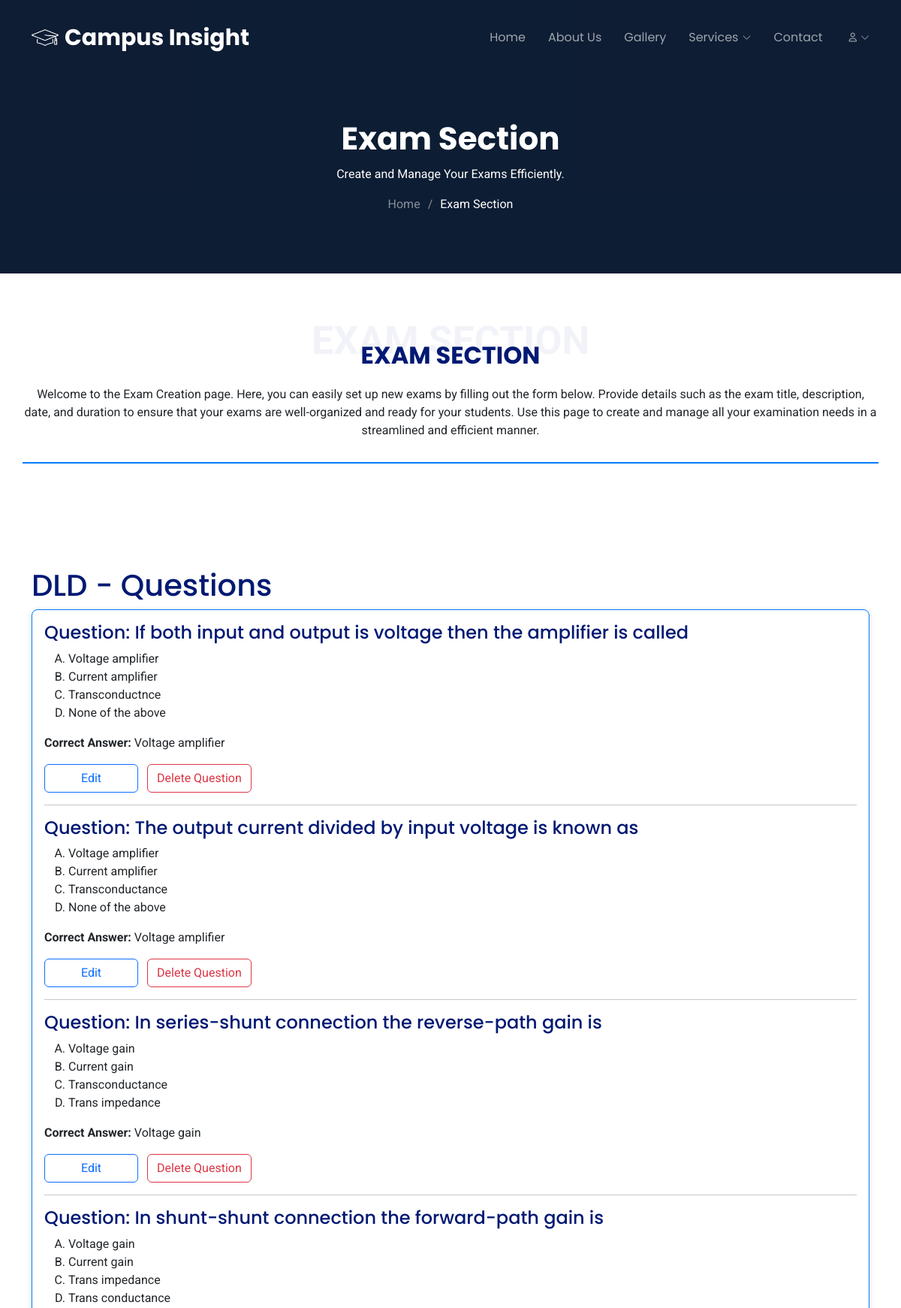
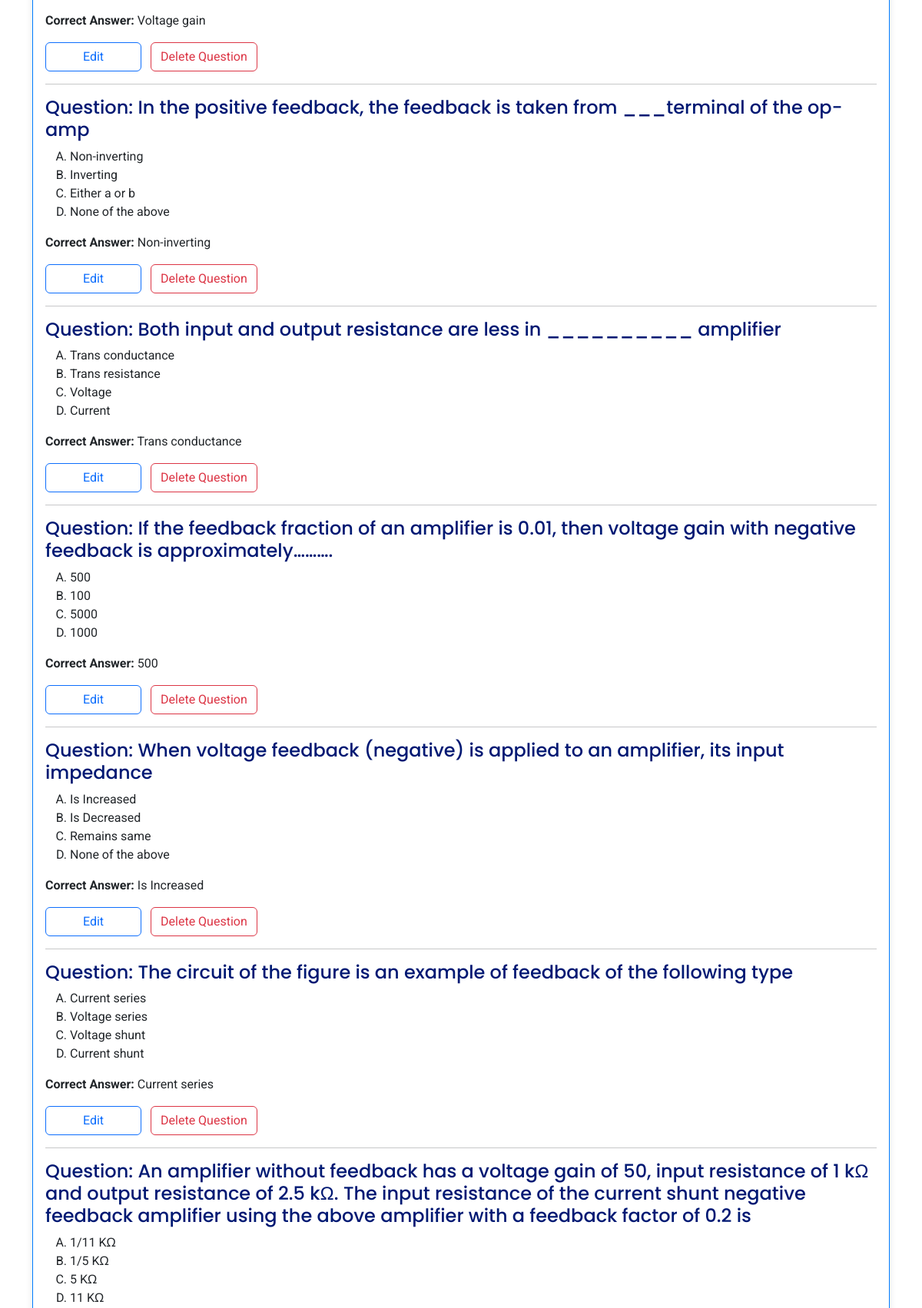
The app's page /exam/23/edit/ (signed in, upper part) with its own data (2 pictures, top to bottom).
### CampusInsight/models.py (models this page shows, shortened)
class Exam(models.Model):
    title = models.CharField(max_length=255)
    description = models.TextField()
    docx_file = models.FileField(upload_to='exams/', null=True, blank=True)  # Optional field
    date = models.DateField(default=timezone.now)  # Date of the exam
    start_time = models.TimeField()  # Start time of the exam
    duration = models.DurationField(default=timedelta())  # Default duration of 0:00:00

class Question(models.Model):
    exam = models.ForeignKey(Exam, on_delete=models.CASCADE, related_name='questions')
    question_text = models.TextField()
    option1 = models.CharField(max_length=255)
    option2 = models.CharField(max_length=255)
    option3 = models.CharField(max_length=255)
    option4 = models.CharField(max_length=255)
    correct_option = models.CharField(max_length=255)  # This will store the correct answer

### CampusInsight/views.py (the view)
# urls.py: path('exam/<int:exam_id>/edit/', views.edit_question, name='edit_question'),
@login_required
def edit_question(request, exam_id):
    exam = get_object_or_404(Exam, id=exam_id)
    questions = Question.objects.filter(exam=exam)
    context = {
        'exam': exam,
        'questions': questions,
    }
    return render(request, 'edit_questions.html', context)

### templates/edit_questions.html (shortened to what this page needs)
{% load static %}
<!DOCTYPE html>
<html lang="en">
  <head>
    <link
      href="{% static 'vendor/bootstrap/css/bootstrap.min.css' %}"
      rel="stylesheet"
    />
    <link
      href="{% static 'vendor/bootstrap-icons/bootstrap-icons.css' %}"
      rel="stylesheet"
    />
    <link href="{% static 'vendor/aos/aos.css' %}" rel="stylesheet" />
    <link
      href="{% static 'vendor/fontawesome-free/css/all.min.css' %}"
      rel="stylesheet"
    />
    <link
      href="{% static 'vendor/glightbox/css/glightbox.min.css' %}"
      rel="stylesheet"
    />
    <link href="{% static 'css/dashboard.css' %}" rel="stylesheet" />
  </head>
  <body class="index-page">
    {% include 'navbar.html' %}
    <main class="main">
      <div class="page-title dark-background" data-aos="fade">
        <div class="container position-relative">
          <h1>Exam Section</h1>
          <p>Create and Manage Your Exams Efficiently.</p>
          <nav class="breadcrumbs">
            <ol>
              <li><a href="{% url 'home' %}">Home</a></li>
              <li class="current">Exam Section</li>
            </ol>
          </nav>
        </div>
      </div>
      <section id="starter-section" class="starter-section section">
        <div class="container section-title" data-aos="fade-up">
          <span>Exam Section<br /></span>
          <h2>Exam Section</h2>
          <p>
            Welcome to the Exam Creation page. Here, you can easily set up new
            exams by filling out the form below. Provide details such as the
            exam title, description, date, and duration to ensure that your
            exams are well-organized and ready for your students. Use this page
            to create and manage all your examination needs in a streamlined and
            efficient manner.
          </p>
        </div>
      </section>
      <div class="container my-5">
        <h1>{{ exam.title }} - Questions</h1>
        <div class="card">
          <div class="card-body">
            {% for question in questions %}
            <div class="question" id="question-{{ question.id }}">
              <h4>
                Question:
                <span class="question-text">{{ question.question_text }}</span>
              </h4>
              <ol type="A">
                <li>
                  <span class="option-text">{{ question.option1 }}</span>
                </li>
                <li>
                  <span class="option-text">{{ question.option2 }}</span>
                </li>
                <li>
                  <span class="option-text">{{ question.option3 }}</span>
                </li>
                <li>
                  <span class="option-text">{{ question.option4 }}</span>
                </li>
              </ol>
              <p>
                <strong>Correct Answer:</strong>
                <span class="correct-answer-text">{{ question.correct_option }}</span>
              </p>
              <button
                class="btn btn-outline-primary edit-button px-5"
                onclick="editQuestion({{ question.id }})"
              >
                Edit
              </button>
              <button
                class="btn btn-outline-danger mx-2"
                onclick="deleteQuestion({{ question.id }})"
              >
                Delete Question
              </button>
              <hr />
            </div>
            {% endfor %}
          </div>
        </div>
      </div>
    </main>
  </body>
</html>

### templates/navbar.html (shortened to what this page needs)
{% load static %}
<header id="header" class="header d-flex align-items-center fixed-top">
  <div
    class="container-fluid container-xl position-relative d-flex align-items-center"
  >
    <a href="{% url 'home' %}" class="logo d-flex align-items-center me-auto">
      <img
        src="{% static 'images/white_1321045.png' %}"
        alt="Campus Insight Logo"
      />
      <h1 class="sitename">Campus Insight</h1>
    </a>
    <nav id="navmenu" class="navmenu">
      <ul>
        <li>
          <a
            href="{% url 'home' %}"
            class="{% if request.path == '/' %}active{% endif %}"
            >Home</a
          >
        </li>
        <li>
          <a
            href="{% url 'about' %}"
            class="{% if request.path == '/about/' %}active{% endif %}"
            >About Us</a
          >
        </li>
        {% if request.user.is_authenticated %}
        <li>
          <a
            href="{% url 'gallery' %}"
            class="{% if request.path == '/gallery/' %}active{% endif %}"
            >Gallery</a
          >
        </li>
        <li class="dropdown">
          <a
            href="#"
            class="{% if request.path == '/events/' %}active{% elif request.path == '/activities/' %}active{% elif request.path == '/terms/' %}active{% endif %}"
            ><span>Services</span>
            <i class="bi bi-chevron-down toggle-dropdown"></i
          ></a>
        </li>
        <li>
          <a
            href="{% url 'contact' %}"
            class="{% if request.path == '/contact/' %}active{% endif %}"
            >Contact</a
          >
        </li>
        <li class="dropdown">
          <a
            href="{% url 'profile'%}"
            class="{% if request.path == '/profile/' %}active{% elif request.path == '/dashboard/' %}active{% elif request.path == '/EduProctor/' %}active{% endif %}"
            ><i class="fa-regular fa-user"></i>
            <i class="bi bi-chevron-down toggle-dropdown"></i
          ></a>
        </li>
        {% endif %}
      </ul>
    </nav>
  </div>
</header>

### records on screen
Exam: title "DLD"
Question: question_text "If both input and output is voltage then the amplifier is called", option1 "Voltage amplifier", option2 "Current amplifier", option3 "Transconductnce", option4 "None of the above", correct_option "Voltage amplifier"
Question: question_text "The output current divided by input voltage is known as", option1 "Voltage amplifier", option2 "Current amplifier", option3 "Transconductance", option4 "None of the above", correct_option "Voltage amplifier"
Question: question_text "In series-shunt connection the reverse-path gain is", option1 "Voltage gain", option2 "Current gain", option3 "Transconductance", option4 "Trans impedance", correct_option "Voltage gain"
Question: question_text "In shunt-shunt connection the forward-path gain is", option1 "Voltage gain", option2 "Current gain", option3 "Trans impedance", option4 "Trans conductance", correct_option "Voltage gain"
Question: question_text "In the positive feedback, the feedback is taken from ___terminal of the op-amp", option1 "Non-inverting", option2 "Inverting", option3 "Either a or b", option4 "None of the above", correct_option "Non-inverting"
Question: question_text "Both input and output resistance are less in __________ amplifier", option1 "Trans conductance", option2 "Trans resistance", option3 "Voltage", option4 "Current", correct_option "Trans conductance"
Question: question_text "If the feedback fraction of an amplifier is 0.01, then voltage gain with negative feedback is approximately……….", option1 "500", option2 "100", option3 "5000", option4 "1000", correct_option "500"
Question: question_text "When voltage feedback (negative) is applied to an amplifier, its input impedance", option1 "Is Increased", option2 "Is Decreased", option3 "Remains same", option4 "None of the above", correct_option "Is Increased"
Question: question_text "The circuit of the figure is an example of feedback of the following type", option1 "Current series", option2 "Voltage series", option3 "Voltage shunt", option4 "Current shunt", correct_option "Current series"
Question: question_text "An amplifier without feedback has a voltage gain of 50, input resistance of 1 kΩ and output resistance of 2.5 kΩ. The input resistance of the current shunt negative feedback amplifier using the above amplifier with a feedback factor of 0.2 is", option1 "1/11 KΩ", option2 "1/5 KΩ", option3 "5 KΩ", option4 "11 KΩ"
